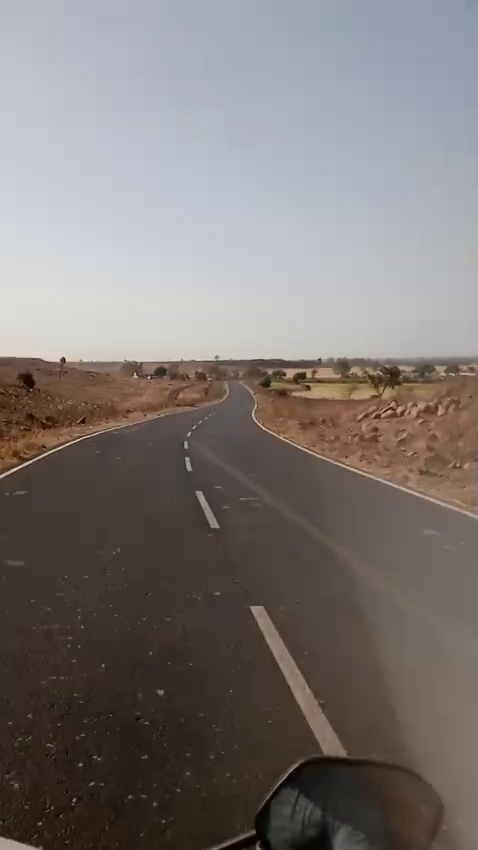
#> input picture frame 47 of ECS 320_CV/assignment3/data/vanishing_point.mp4, 478 x 850 px
$ python run_q4.py --video /path/to/vanishing_point.mp4 --out outputs/q4_vp.mp4
#> lines starting #> are read from the running program, lines starting #| are printed output that depends on the picture; after the words box and inside, x2 and y2 are one past the last pixel; in counts of white or black regions, pixels touching at a corner belong together
"""
Estimate and visualize the vanishing point in a video.

Approach:
- Canny edge detector
- Probabilistic Hough lines
- Compute intersections between line pairs
- Cluster intersections (kmeans with k=1) to get dominant vanishing point
- Overlay lines and VP on frames and write an output video + preview image

Usage: python scripts/run_q4.py --video /path/to/vanishing_point.mp4 --out outputs/q4_vp.mp4
"""
import os
import sys
import cv2
import numpy as np
from pathlib import Path

sys.path.insert(0, os.path.abspath(os.path.join(os.path.dirname(__file__), "..")))

def line_to_params(line):
    x1, y1, x2, y2 = line
    a = y2 - y1
    b = x1 - x2
    c = x2 * y1 - x1 * y2
    return a, b, c

def intersect(l1, l2):
    a1, b1, c1 = l1
    a2, b2, c2 = l2
    det = a1 * b2 - a2 * b1
    if abs(det) < 1e-9:
        return None
    x = (b1 * c2 - b2 * c1) / det
    y = (c1 * a2 - c2 * a1) / det
    return (x, y)

def estimate_vp_from_lines(lines, img_shape):
    params = [line_to_params(l[0]) for l in lines]
    inters = []
    H, W = img_shape[:2]
    for i in range(len(params)):
        for j in range(i + 1, len(params)):
            pt = intersect(params[i], params[j])
            if pt is None:
                continue
            x, y = pt
            if not (-W * 5 < x < W * 6 and -H * 5 < y < H * 6):
                continue
            inters.append([x, y])
    if len(inters) == 0:
        return None, inters
    pts = np.array(inters, dtype=np.float32)

    Z = pts.reshape((-1, 2))
    try:
        K = 1
        criteria = (cv2.TERM_CRITERIA_EPS + cv2.TERM_CRITERIA_MAX_ITER, 30, 0.1)
        ret, label, center = cv2.kmeans(Z, K, None, criteria, 10, cv2.KMEANS_PP_CENTERS)
        cx, cy = float(center[0][0]), float(center[0][1])
        return (cx, cy), inters
    except Exception:
        # fallback to median
        med = np.median(pts, axis=0)
        return (float(med[0]), float(med[1])), inters


def draw_overlay(frame, lines, vp, intersections):
    out = frame.copy()
    # draw lines
    for l in lines:
        x1, y1, x2, y2 = l[0]
        cv2.line(out, (x1, y1), (x2, y2), (0, 255, 0), 1)
    # draw intersection points (sample)
    for pt in intersections[:200]:
        x, y = int(round(pt[0])), int(round(pt[1]))
        if 0 <= x < out.shape[1] and 0 <= y < out.shape[0]:
            cv2.circle(out, (x, y), 2, (0, 0, 255), -1)
    # draw vanishing point
    if vp is not None:
        vx, vy = int(round(vp[0])), int(round(vp[1]))
        cv2.drawMarker(out, (vx, vy), (255, 0, 0), markerType=cv2.MARKER_CROSS, markerSize=20, thickness=2)
    return out


def process_video(video_path, out_path, preview_img_path=None, max_frames=300):
#> called with video_path = '/path/to/vanishing_point.mp4', out_path = 'outputs/q4_vp.mp4', max_frames = 400
    cap = cv2.VideoCapture(video_path)
    if not cap.isOpened():
        raise RuntimeError(f"Cannot open video: {video_path}")
    fps = cap.get(cv2.CAP_PROP_FPS) or 25.0
    w = int(cap.get(cv2.CAP_PROP_FRAME_WIDTH))
    h = int(cap.get(cv2.CAP_PROP_FRAME_HEIGHT))
    fourcc = cv2.VideoWriter_fourcc(*"mp4v")
    out = cv2.VideoWriter(out_path, fourcc, fps, (w, h))
    frame_idx = 0
    vp_history = []
    preview_saved = False
    while True:
        ret, frame = cap.read()
#> frame is the input picture: shape (850, 478, 3); mean B, G, R 117.6, 119.5, 125.7
        if not ret:
            break
        gray = cv2.cvtColor(frame, cv2.COLOR_BGR2GRAY)
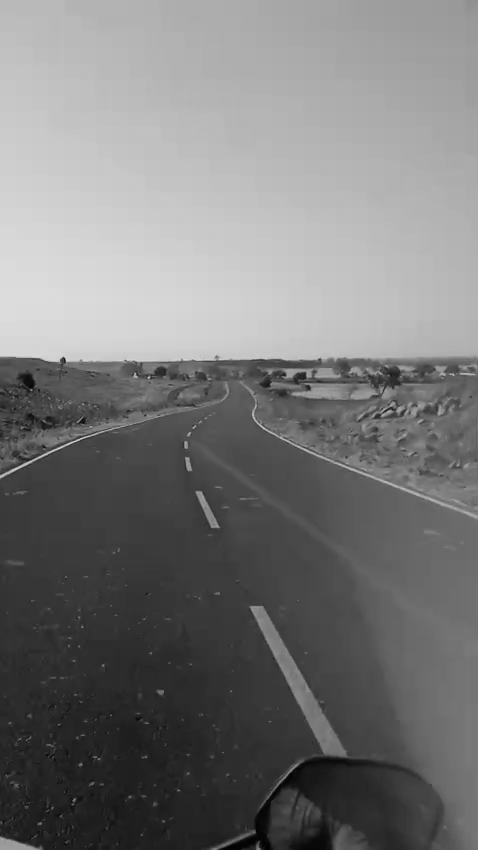
#> gray: shape (850, 478); min 1, max 221, mean 121.1
        # focus on upper half for vanishing lines (road horizon)
        mask = np.zeros_like(gray)
        mask[: int(h * 0.8), :] = 255
        edges = cv2.Canny(gray, 50, 150)
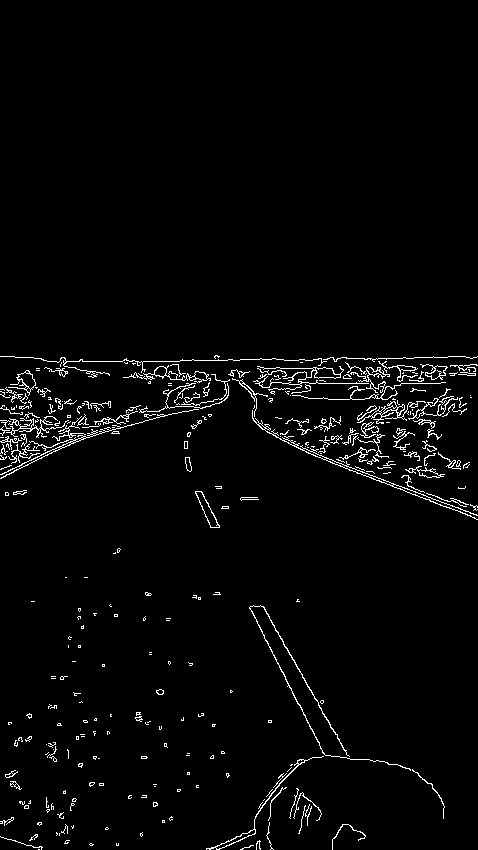
#> edges: shape (850, 478); 2.6% white in thin lines or dots, all inside (x1, y1, x2, y2) = (0, 355, 478, 850)
        edges = cv2.bitwise_and(edges, mask)
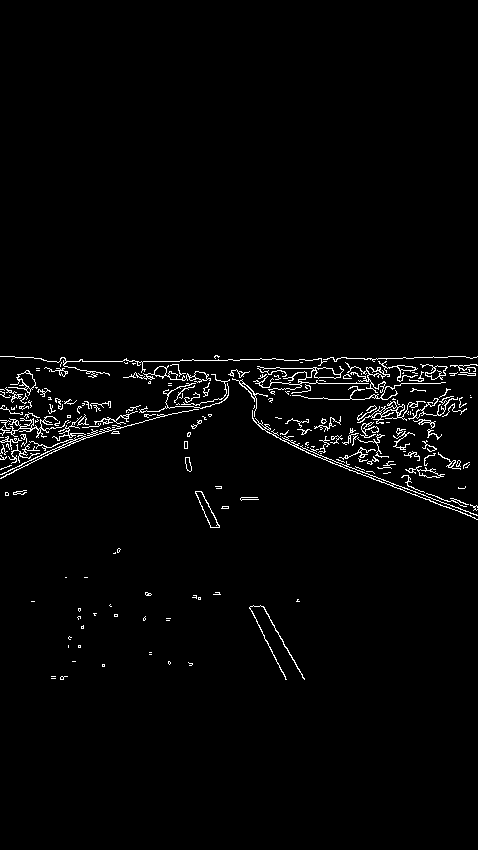
#> edges: shape (850, 478); 2.1% white in thin lines or dots, all inside (x1, y1, x2, y2) = (0, 355, 478, 680)
        # Hough lines
        lines = cv2.HoughLinesP(edges, rho=1, theta=np.pi / 180, threshold=50, minLineLength=30, maxLineGap=15)
#> lines = 129 rows, first 6: [0, 459, 196, 407], [124, 362, 283, 359], [315, 456, 475, 518], [284, 441, 476, 515], [4, 431, 86, 419], [168, 383, 440, 383]
        vp, intersections = None, []
        if lines is not None and len(lines) >= 2:
            vp, intersections = estimate_vp_from_lines(lines, frame.shape)
#> in estimate_vp_from_lines, `params = [line_to_params(l[0]) for l in lines]`: params = 129 items, first 6: (-52, -196, 89964), (-3, -159, 57930), (62, -160, 53430), (74, -192, 63656), (-12, -82, 35390), (0, -272, 104176)
#> the loop in estimate_vp_from_lines, `for i in range(len(params)):` made 129 passes
        overlay = draw_overlay(frame, lines if lines is not None else [], vp, intersections)
#> the loop in draw_overlay, `for l in lines:` made 129 passes
#> l on passes 1 to 12: [[0, 459, 196, 407]], [[124, 362, 283, 359]], [[315, 456, 475, 518]], [[284, 441, 476, 515]], [[4, 431, 86, 419]], [[168, 383, 440, 383]], [[260, 367, 475, 374]], [[350, 387, 445, 375]], [[304, 371, 477, 365]], [[363, 378, 475, 368]], [[372, 406, 443, 416]], [[149, 411, 226, 398]]
#> after the loop in draw_overlay, `for l in lines:`:
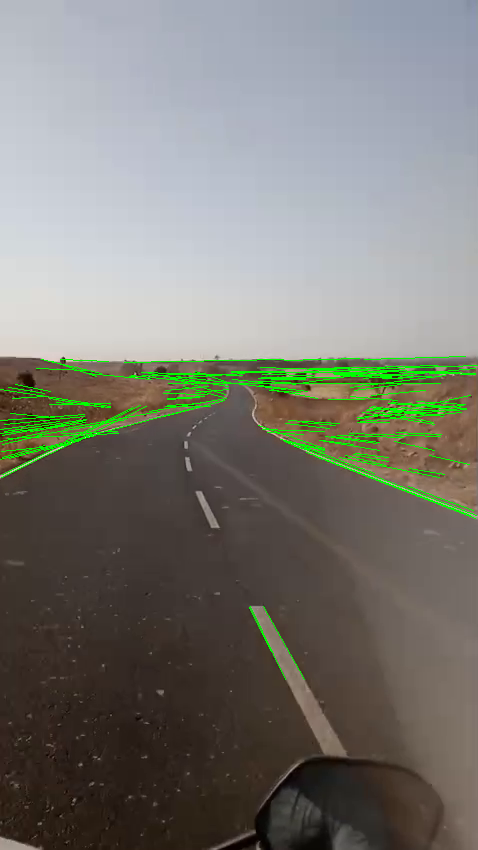
#> out: shape (850, 478, 3); 2.11% of pixels changed, all inside (x1, y1, x2, y2) = (0, 356, 478, 680)
#> the loop in draw_overlay, `for pt in intersections[:200]:` made 200 passes
#> pt on passes 1 to 3: [384.1, 357.1], [191.6, 408.2], [195.9, 407]
#> after the loop in draw_overlay, `for pt in intersections[:200]:`:
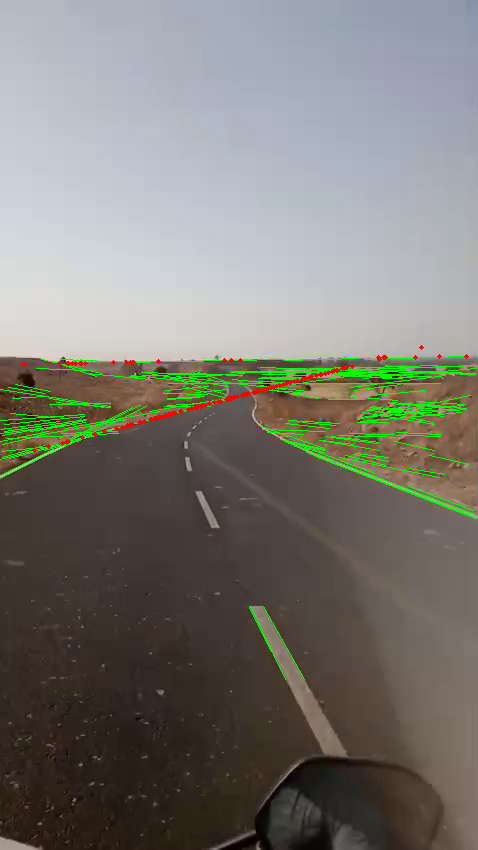
#> out: shape (850, 478, 3); 0.3% of pixels changed, all inside (x1, y1, x2, y2) = (21, 345, 469, 453)
#> in draw_overlay, `cv2.drawMarker(out, (vx, vy), (255, 0, 0), markerType=cv2.MARKER_CROSS..`: out: shape (850, 478, 3); 0.03% of pixels changed, all inside (x1, y1, x2, y2) = (182, 384, 205, 407)
        out.write(overlay)
        if not preview_saved and preview_img_path is not None:
            cv2.imwrite(preview_img_path, overlay)
            preview_saved = True
        if vp is not None:
            vp_history.append(vp)
        frame_idx += 1
        if frame_idx >= max_frames:
            break
    cap.release()
    out.release()
    # compute average VP
    if len(vp_history) == 0:
        return None
    avg = np.median(np.array(vp_history), axis=0)
    return tuple(float(x) for x in avg)


def main():
    import argparse

    p = argparse.ArgumentParser()
    default_video = os.path.join(os.path.dirname(__file__), "..", "vanishing_point.mp4")
    p.add_argument("--video", type=str, default=default_video)
    p.add_argument("--out", type=str, default=os.path.join(os.path.dirname(__file__), "..", "outputs", "q4_vp.mp4"))
    p.add_argument("--preview", type=str, default=os.path.join(os.path.dirname(__file__), "..", "outputs", "q4_vp_frame.png"))
    args = p.parse_args()

    os.makedirs(os.path.dirname(args.out), exist_ok=True)
    print(f"Processing {args.video} -> {args.out}")
    vp = process_video(args.video, args.out, preview_img_path=args.preview, max_frames=400)
    if vp is None:
        print("No vanishing point found")
    else:
        print(f"Estimated vanishing point (median over frames): {vp}")


if __name__ == "__main__":
    main()

$ run again, starting later in the video
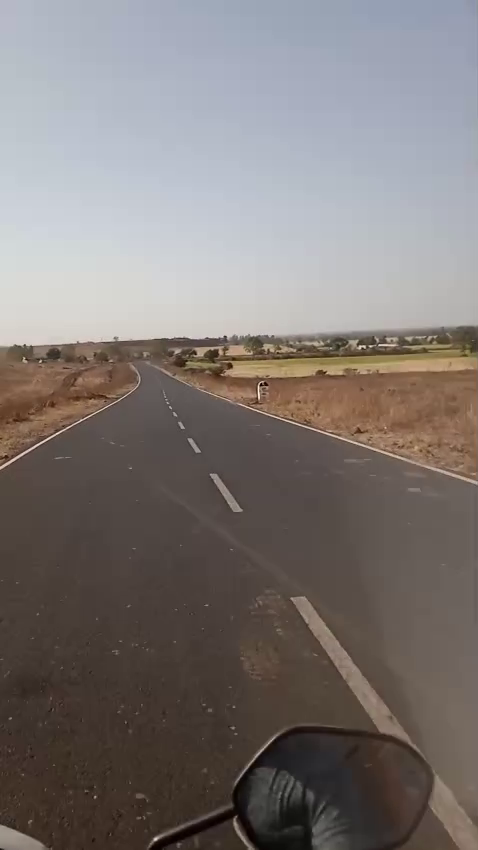
#> input picture frame 212 of ECS 320_CV/assignment3/data/vanishing_point.mp4, 478 x 850 px
#> in process_video, frame is the input picture: shape (850, 478, 3); mean B, G, R 118.3, 120.4, 126.7
#> in process_video, `edges = cv2.bitwise_and(edges, mask)`:
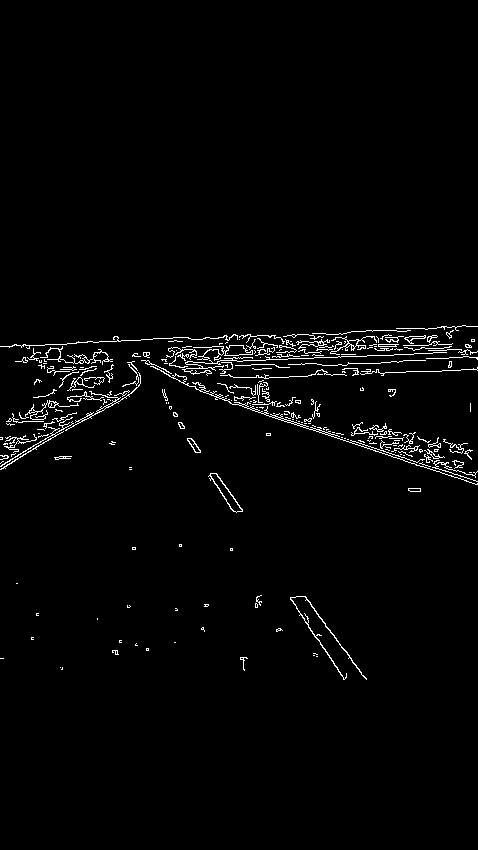
#> edges: shape (850, 478); 2% white in thin lines or dots, all inside (x1, y1, x2, y2) = (0, 325, 478, 680)
#> lines = 101 rows, first 6: [200, 391, 477, 481], [223, 365, 268, 364], [31, 356, 107, 355], [288, 358, 477, 351], [76, 342, 275, 335], [23, 362, 112, 359]
#> params = 101 items, first 6: (90, -277, 90307), (-1, -45, 16648), (-1, -76, 27087), (-7, -189, 69678), (-7, -199, 68590), (-3, -89, 32287)
#> the loop in estimate_vp_from_lines, `for i in range(len(params)):` made 101 passes
#> the loop in draw_overlay, `for l in lines:` made 101 passes
#> the loop in draw_overlay, `for pt in intersections[:200]:` made 200 passes
#> pt on passes 1 to 3: [126.6, 367.1], [89.89, 355.2], [117.8, 364.3]
#> after the loop in draw_overlay, `for pt in intersections[:200]:`:
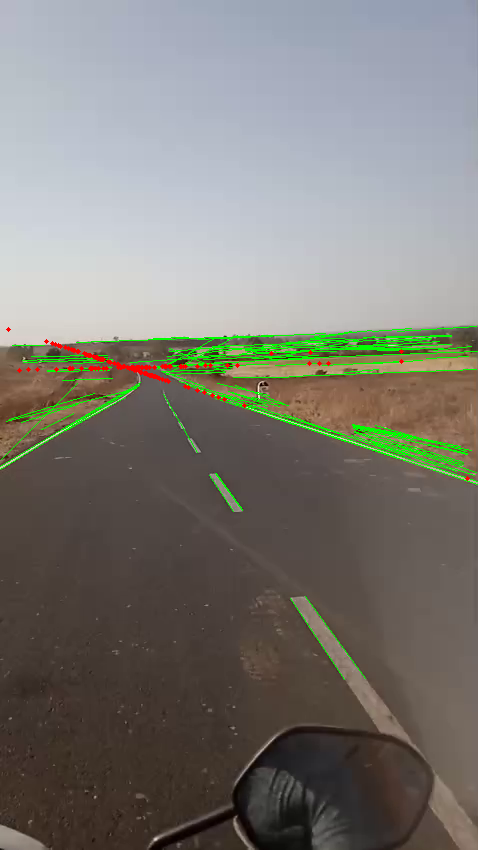
#> out: shape (850, 478, 3); mean B, G, R 116.4, 122.8, 124.7

$ run again, starting later in the video
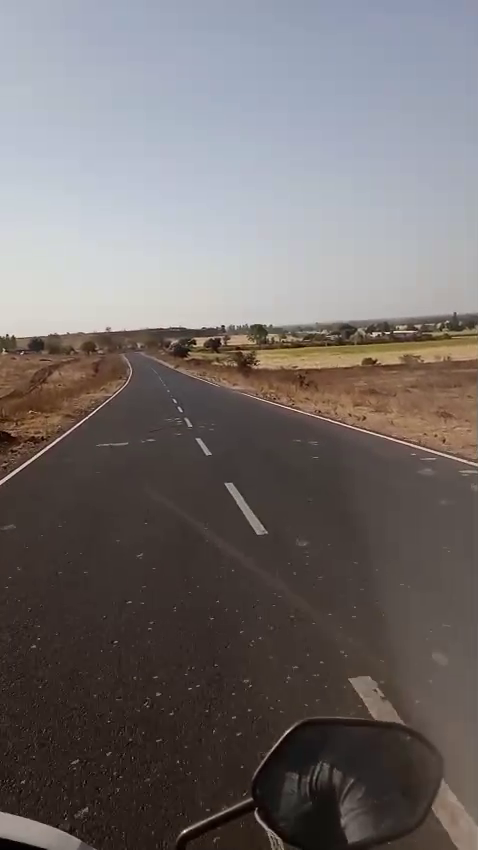
#> input picture frame 378 of ECS 320_CV/assignment3/data/vanishing_point.mp4, 478 x 850 px
#> in process_video, frame is the input picture: shape (850, 478, 3); mean B, G, R 108.8, 109.5, 115.4
#> in process_video, `edges = cv2.bitwise_and(edges, mask)`:
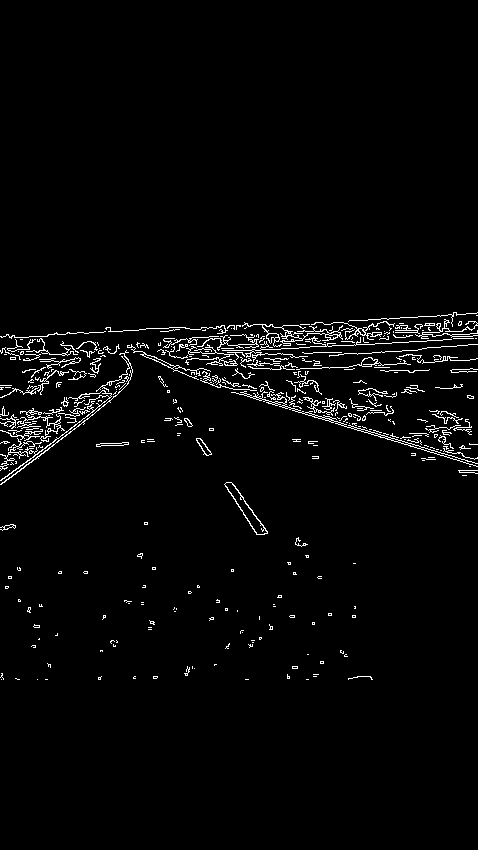
#> edges: shape (850, 478); 2.5% white in thin lines or dots, all inside (x1, y1, x2, y2) = (0, 312, 478, 680)
#> lines = 127 rows, first 6: [349, 320, 476, 313], [174, 370, 387, 439], [68, 350, 230, 339], [144, 353, 477, 323], [40, 361, 100, 358], [168, 351, 243, 348]
#> params = 127 items, first 6: (-7, -127, 43083), (69, -213, 66804), (-11, -162, 57448), (-30, -333, 121869), (-3, -60, 21780), (-3, -75, 26829)
#> the loop in estimate_vp_from_lines, `for i in range(len(params)):` made 127 passes
#> the loop in draw_overlay, `for l in lines:` made 127 passes
#> the loop in draw_overlay, `for pt in intersections[:200]:` made 200 passes
#> pt on passes 1 to 3: [67.54, 335.5], [1203.2, 272.9], [764.5, 297.1]
#> after the loop in draw_overlay, `for pt in intersections[:200]:`:
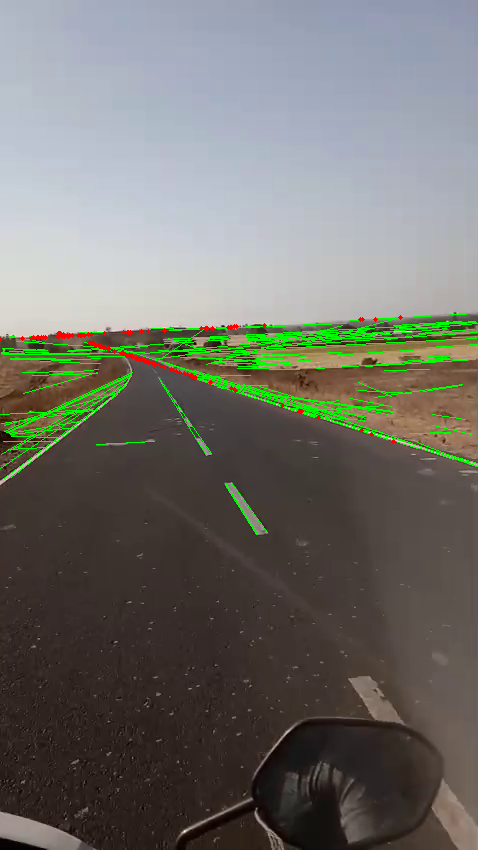
#> out: shape (850, 478, 3); mean B, G, R 106.8, 113.1, 113
